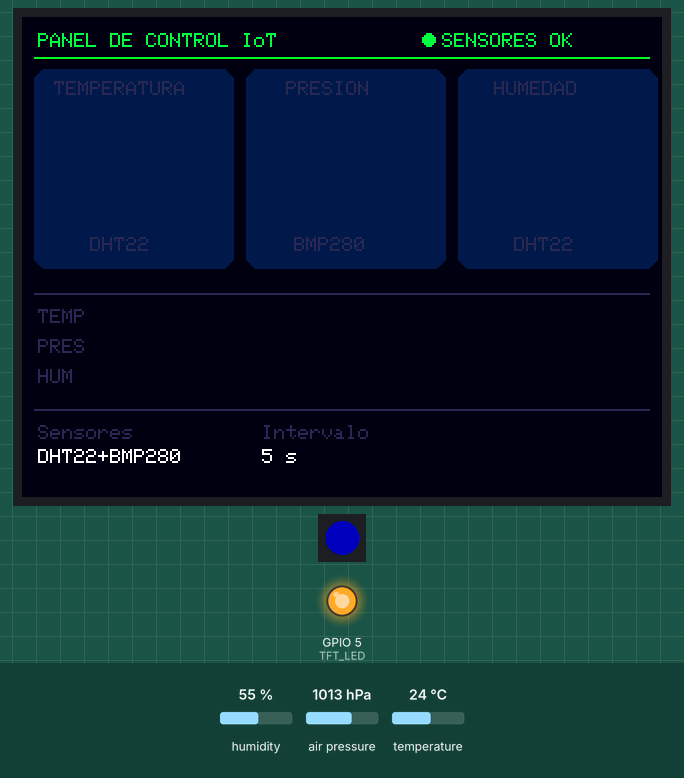
Simulated run of this sketch. Board: ESP32. Shown: 320×240 colour display, 1 RGB LEDs in strip order, left to right, output pins drawn as LEDs (lit = HIGH). The test bench sets the inputs (shaded band); at power-on: humidity 55 %, air pressure 1013 hPa, temperature 24 °C. Dim RGB values are drawn brighter than linear; the modem accepts every AT command (registered, SIM ready, sends succeed) and sends nothing else; what the sketch prints to the serial monitor is not drawn.

Above: at 1.3 s.
At 18.1 s:
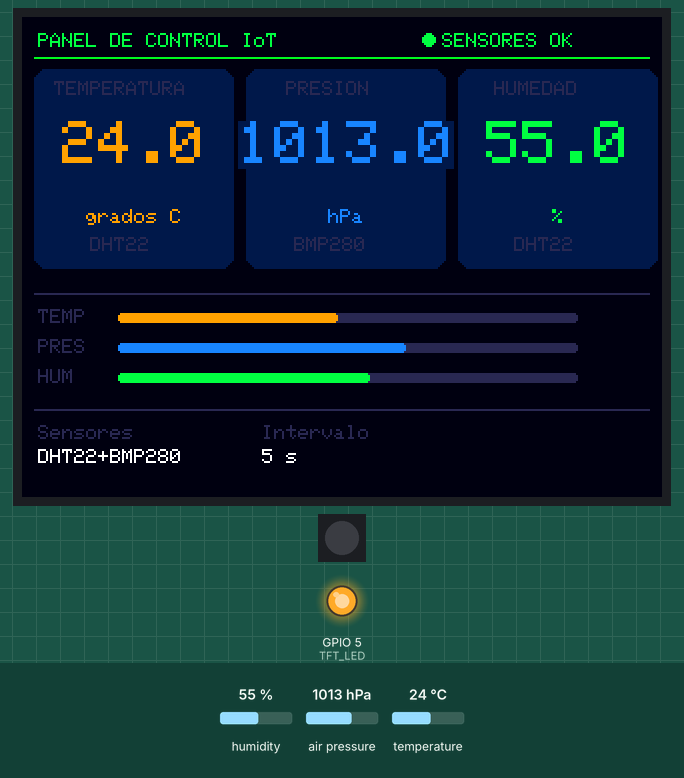
18.2 s: humidity set to 32 %
At 38.7 s:
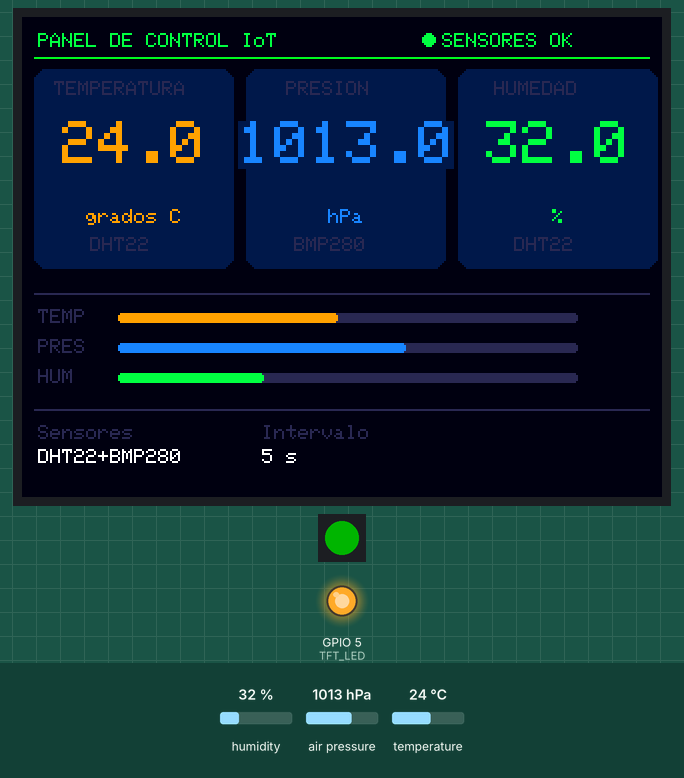
39.5 s: humidity set to 29 %
42.6 s: air pressure set to 1002 hPa
At 63.5 s:
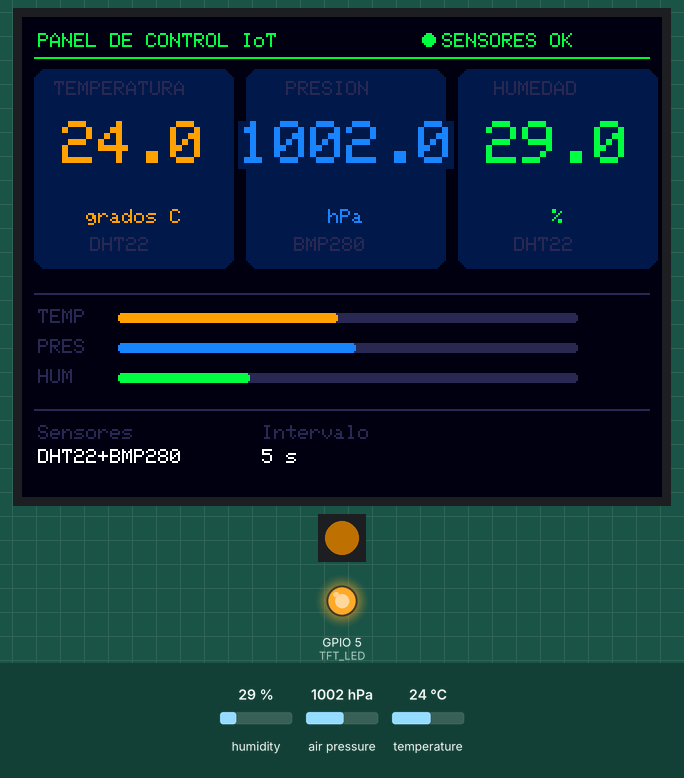
64.0 s: air pressure set to 998 hPa
67.0 s: temperature set to 12 °C
At 115.0 s:
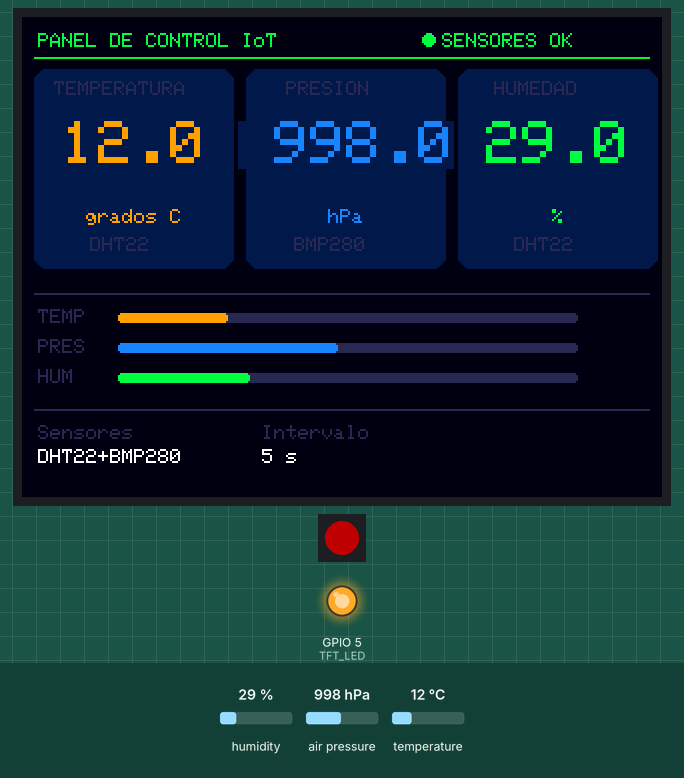
Timing chart, 0 to 116.1 s (numbered marks = the images above; inputs shaded):
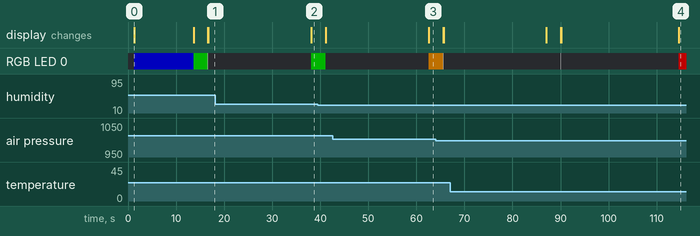

Measured:
- after the input at 18.2 s, the display: changes after 19.9 s (image 2)
- after the input at 42.6 s, the display: changes after 20.0 s (image 3)
- what the display in image 0 shows lasts 12.3 s, from 1.3 s to 13.6 s

The sketch:

SensorAmbientalLTE.ino
```cpp
#define TINY_GSM_MODEM_SIM7600
#include <TinyGsmClient.h>
#include "SPI.h"
#include "Adafruit_GFX.h"
#include "Adafruit_ILI9341.h"
#include <Wire.h>
#include <Adafruit_BMP280.h>
#include <DHT.h>
#include <Adafruit_NeoPixel.h>

// ---------- Pantalla TFT ----------
#define TFT_CS    10
#define TFT_DC    11
#define TFT_RST    9
#define TFT_MOSI  13
#define TFT_SCLK  12
#define TFT_MISO  -1
#define TFT_LED    5

Adafruit_ILI9341 tft = Adafruit_ILI9341(TFT_CS, TFT_DC, TFT_MOSI, TFT_SCLK, TFT_RST, TFT_MISO);

#define C_BG     0x0002
#define C_CARD   0x00C9
#define C_ACCENT 0x07E8
#define C_ORANGE 0xFD00
#define C_BLUE   0x1C3F
#define C_DIM    0x294A
#define C_LINE   0x07C4
#define C_WHITE  0xFFFF

// ---------- LED RGB ----------
#define LED_PIN 38
#define LED_NUM 1
Adafruit_NeoPixel led(LED_NUM, LED_PIN, NEO_GRB + NEO_KHZ800);

// ---------- DHT22 ----------
#define DHTPIN 21
#define DHTTYPE DHT22
DHT dht(DHTPIN, DHTTYPE);

// ---------- BMP280 ----------
#define I2C_SDA 1
#define I2C_SCL 42
Adafruit_BMP280 bmp;

// ---------- LTE ----------
HardwareSerial sim(1);
TinyGsm modem(sim);

const char apn[]     = "internet.comcel.com.co";
const char api_url[] = "https://x8etdro2r9.execute-api.us-east-2.amazonaws.com/sensor";
const char sms_num[] = "3023015100";

// ---------- Timers ----------
unsigned long ultimoEnvio    = 0;
unsigned long ultimoPantalla = 0;
unsigned long ledTimer       = 0;
unsigned long ultimoSMS_T    = 0;
unsigned long ultimoSMS_H    = 0;
unsigned long ultimoSMS_P    = 0;
bool          ledState       = false;
bool          bmp_ok         = false;

#define SMS_INTERVALO 600000UL

float prev_temp = -999, prev_hum = -999, prev_pres = -999;

// ---------- Struct GPS ----------
struct GPSData {
  float lat = 0, lon = 0, alt = 0;
  bool valido = false;
};

// ============================================================
//  LED
// ============================================================

void ledColor(uint8_t r, uint8_t g, uint8_t b) {
  led.setPixelColor(0, led.Color(r, g, b));
  led.show();
}
void ledApagar() { ledColor(0, 0, 0); }

void ledFlashBlanco() {
  ledColor(255, 255, 255);
  delay(80);
  ledApagar();
}

void ledEstado(float temp, float hum, float pres) {
  unsigned long ahora = millis();
  if (temp >= 35 || hum >= 85 || hum <= 20 || pres < 1000) {
    if (ahora - ledTimer >= 200) {
      ledTimer = ahora; ledState = !ledState;
      if (ledState) ledColor(255, 0, 0); else ledApagar();
    }
    return;
  }
  if (temp >= 28 || hum >= 70 || hum <= 30 || pres < 1005) {
    if (ahora - ledTimer >= 800) {
      ledTimer = ahora; ledState = !ledState;
      if (ledState) ledColor(255, 150, 0); else ledApagar();
    }
    return;
  }
  ledColor(0, 200, 0);
}

// ============================================================
//  PANTALLA
// ============================================================

void drawBar(int x, int y, int w, int h, float pct, uint16_t color) {
  tft.fillRoundRect(x, y, w, h, 2, C_DIM);
  int fill = constrain((int)(w * pct), 0, w);
  if (fill > 0) tft.fillRoundRect(x, y, fill, h, 2, color);
}

void dibujarEstatico() {
  tft.fillScreen(C_BG);
  tft.setTextColor(C_ACCENT);
  tft.setTextSize(1);
  tft.setCursor(8, 8);
  tft.print("PANEL DE CONTROL IoT");
  tft.fillCircle(203, 11, 3, C_ACCENT);
  tft.setCursor(210, 8);
  tft.print("SENSORES OK");
  tft.drawFastHLine(6, 20, 308, C_LINE);

  int xs[3] = {6, 112, 218};
  for (int i = 0; i < 3; i++)
    tft.fillRoundRect(xs[i], 26, 100, 100, 6, C_CARD);

  tft.setTextSize(1);
  tft.setTextColor(C_DIM, C_CARD);
  tft.setCursor(xs[0] + 10, 32); tft.print("TEMPERATURA");
  tft.setCursor(xs[1] + 20, 32); tft.print("PRESION");
  tft.setCursor(xs[2] + 18, 32); tft.print("HUMEDAD");
  tft.setCursor(xs[0] + 28, 110); tft.print("DHT22");
  tft.setCursor(xs[1] + 24, 110); tft.print("BMP280");
  tft.setCursor(xs[2] + 28, 110); tft.print("DHT22");

  tft.drawFastHLine(6, 138, 308, C_DIM);
  tft.setTextColor(C_DIM, C_BG);
  tft.setCursor(8,  146); tft.print("TEMP");
  tft.setCursor(8,  161); tft.print("PRES");
  tft.setCursor(8,  176); tft.print("HUM ");

  tft.drawFastHLine(6, 196, 308, C_DIM);
  tft.setTextColor(C_DIM, C_BG);
  tft.setCursor(8,   204); tft.print("Sensores");
  tft.setCursor(120, 204); tft.print("Intervalo");
  tft.setTextColor(C_WHITE, C_BG);
  tft.setCursor(8,   216); tft.print("DHT22+BMP280");
  tft.setCursor(120, 216); tft.print("5 s");
}

void actualizarTarjeta(int card_idx, const char* valor, const char* unidad, uint16_t color) {
  int xs[3] = {6, 112, 218};
  int cx = xs[card_idx] + 50;
  tft.fillRect(xs[card_idx] + 2, 44, 96, 62, C_CARD);
  tft.setTextSize(3);
  tft.setTextColor(color, C_CARD);
  int16_t x1, y1; uint16_t tw, th;
  tft.getTextBounds(valor, 0, 0, &x1, &y1, &tw, &th);
  tft.setCursor(cx - tw / 2, 52);
  tft.print(valor);
  tft.setTextSize(1);
  tft.setTextColor(color, C_CARD);
  tft.getTextBounds(unidad, 0, 0, &x1, &y1, &tw, &th);
  tft.setCursor(cx - tw / 2, 96);
  tft.print(unidad);
}

void actualizarBarras(float temp, float pres, float hum) {
  float pct_t = constrain(temp / 50.0, 0, 1);
  float pct_p = constrain((pres - 950.0) / 100.0, 0, 1);
  float pct_h = constrain(hum / 100.0, 0, 1);
  int bx = 48, bw = 230, bh = 5;
  drawBar(bx, 148, bw, bh, pct_t, C_ORANGE);
  drawBar(bx, 163, bw, bh, pct_p, C_BLUE);
  drawBar(bx, 178, bw, bh, pct_h, C_ACCENT);
}

void actualizarPantalla(float temp, float hum, float pres) {
  char buf[12];
  if (temp != prev_temp) {
    if (isnan(temp)) actualizarTarjeta(0, "ERR", "C", 0xF800);
    else { dtostrf(temp, 4, 1, buf); actualizarTarjeta(0, buf, "grados C", C_ORANGE); }
    prev_temp = temp;
  }
  if (pres != prev_pres) {
    if (isnan(pres)) actualizarTarjeta(1, "ERR", "hPa", 0xF800);
    else { dtostrf(pres, 6, 1, buf); actualizarTarjeta(1, buf, "hPa", C_BLUE); }
    prev_pres = pres;
  }
  if (hum != prev_hum) {
    if (isnan(hum)) actualizarTarjeta(2, "ERR", "%", 0xF800);
    else { dtostrf(hum, 4, 1, buf); actualizarTarjeta(2, buf, "%", C_ACCENT); }
    prev_hum = hum;
  }
  if (!isnan(temp) && !isnan(pres) && !isnan(hum))
    actualizarBarras(temp, pres, hum);
}

// ============================================================
//  HELPERS AT
// ============================================================

void leerRespuesta(int ms = 5000) {
  String resp = "";
  long t = millis();
  while (millis() - t < ms) {
    while (sim.available()) {
      char c = sim.read();
      Serial.write(c);
      resp += c;
      if (resp.endsWith("OK\r\n") || resp.endsWith("ERROR\r\n")) {
        delay(50);
        while (sim.available()) Serial.write(sim.read());
        return;
      }
    }
  }
}

void enviar(const String& cmd, int ms = 5000) {
  Serial.println("\n>> " + cmd);
  sim.println(cmd);
  leerRespuesta(ms);
}

// ============================================================
//  SMS
// ============================================================

void enviarSMS(const String& mensaje) {
  Serial.println("\n=== Enviando SMS ===");
  Serial.println(mensaje);
  sim.println("AT+CMGF=1");
  leerRespuesta(3000);
  String cmd = "AT+CMGS=\""; cmd += sms_num; cmd += "\"";
  sim.println(cmd);
  leerRespuesta(3000);
  sim.print(mensaje);
  sim.write(26);
  leerRespuesta(10000);
  Serial.println("=== SMS enviado ===");
}

void verificarAlertas(float temp, float hum, float pres) {
  unsigned long ahora = millis();
  if (temp >= 35 && (ultimoSMS_T == 0 || ahora - ultimoSMS_T >= SMS_INTERVALO)) {
    ultimoSMS_T = ahora;
    String msg = "ALERTA SENSOR: Temperatura alta ";
    msg += String(temp, 1); msg += "C | Hum: ";
    msg += String(hum, 1); msg += "% | Pres: ";
    msg += String(pres, 1); msg += " hPa";
    enviarSMS(msg);
  }
  if ((hum >= 85 || hum <= 20) && (ultimoSMS_H == 0 || ahora - ultimoSMS_H >= SMS_INTERVALO)) {
    ultimoSMS_H = ahora;
    String msg = "ALERTA SENSOR: Humedad fuera de rango ";
    msg += String(hum, 1); msg += "% | Temp: ";
    msg += String(temp, 1); msg += "C";
    enviarSMS(msg);
  }
  if (pres < 1000 && (ultimoSMS_P == 0 || ahora - ultimoSMS_P >= SMS_INTERVALO)) {
    ultimoSMS_P = ahora;
    String msg = "ALERTA SENSOR: Presion baja ";
    msg += String(pres, 1); msg += " hPa | Temp: ";
    msg += String(temp, 1); msg += "C";
    enviarSMS(msg);
  }
}

// ============================================================
//  GPS
// ============================================================

GPSData leerGPS() {
  GPSData gps;
  sim.println("AT+CGNSSINFO");
  String resp = "";
  long t = millis();
  while (millis() - t < 3000)
    while (sim.available()) resp += (char)sim.read();

  int idx = resp.indexOf("+CGNSSINFO:");
  if (idx == -1) return gps;
  String data = resp.substring(idx + 12);
  if (data.startsWith(",,,")) return gps;

  int campos[14]; campos[0] = 0; int campo = 1;
  for (int i = 0; i < (int)data.length() && campo < 14; i++)
    if (data[i] == ',') campos[campo++] = i + 1;

  String latStr = data.substring(campos[5],  data.indexOf(',', campos[5]));
  String latDir = data.substring(campos[6],  data.indexOf(',', campos[6]));
  String lonStr = data.substring(campos[7],  data.indexOf(',', campos[7]));
  String lonDir = data.substring(campos[8],  data.indexOf(',', campos[8]));
  String altStr = data.substring(campos[11], data.indexOf(',', campos[11]));

  if (latStr.length() < 3) return gps;
  gps.lat = latStr.toFloat();
  gps.lon = lonStr.toFloat();
  gps.alt = altStr.toFloat();
  if (latDir == "S") gps.lat = -gps.lat;
  if (lonDir == "W") gps.lon = -gps.lon;
  gps.valido = true;
  return gps;
}

// ============================================================
//  ENVIAR A AWS
// ============================================================

void enviarAWS(const String& payload) {
  Serial.println("\n--- Enviando a AWS ---");
  Serial.println(payload);
  ledFlashBlanco();

  enviar("AT+HTTPINIT");
  enviar(String("AT+HTTPPARA=\"URL\",\"") + api_url + "\"");
  enviar("AT+HTTPPARA=\"CONTENT\",\"application/json\"");
  enviar("AT+HTTPPARA=\"SSLCFG\",0");

  int payloadLen = payload.length();
  sim.println("AT+HTTPDATA=" + String(payloadLen) + ",5000");
  String resp = ""; long t = millis(); bool enviado = false;
  while (millis() - t < 5000) {
    while (sim.available()) {
      char c = sim.read(); Serial.write(c); resp += c;
      if (resp.endsWith("DOWNLOAD")) {
        delay(100); sim.print(payload);
        Serial.println("\n[payload enviado]");
        leerRespuesta(3000); enviado = true; goto done;
      }
    }
  }
  done:
  if (!enviado) { enviar("AT+HTTPTERM"); return; }
  enviar("AT+HTTPACTION=1", 15000);
  leerRespuesta(3000);
  enviar("AT+HTTPTERM");
}

// ============================================================
//  SETUP
// ============================================================

void setup() {
  Serial.begin(115200);
  delay(1000);

  // 1. BMP280 PRIMERO antes de la pantalla
  Wire.begin(I2C_SDA, I2C_SCL);
  bmp_ok = bmp.begin(0x76);
  if (!bmp_ok) bmp_ok = bmp.begin(0x77);
  if (bmp_ok) {
    bmp.setSampling(Adafruit_BMP280::MODE_NORMAL,
                    Adafruit_BMP280::SAMPLING_X2,
                    Adafruit_BMP280::SAMPLING_X16,
                    Adafruit_BMP280::FILTER_X16,
                    Adafruit_BMP280::STANDBY_MS_500);
    Serial.println("BMP280 OK");
  } else {
    Serial.println("BMP280 no encontrado");
  }

  // 2. Pantalla después del BMP280
  pinMode(TFT_LED, OUTPUT);
  digitalWrite(TFT_LED, HIGH);
  tft.begin(24000000);
  tft.setRotation(1);
  dibujarEstatico();

  // 3. LED
  led.begin();
  led.setBrightness(80);
  ledColor(0, 0, 255);

  // 4. DHT22
  dht.begin();
  delay(2000);

  // 5. LTE
  sim.begin(115200, SERIAL_8N1, 17, 18);
  Serial.println("Iniciando modem...");
  modem.restart();
  delay(8000);

  Serial.println("Conectando LTE...");
  if (!modem.gprsConnect(apn, "", "")) {
    Serial.println("[ERROR] Fallo LTE");
    ledColor(255, 0, 0);
    while (1);
  }
  Serial.println("LTE OK");

  enviar("AT+CSSLCFG=\"sslversion\",0,3");
  enviar("AT+CSSLCFG=\"authmode\",0,0");
  enviar("AT+CSSLCFG=\"ignorelocaltime\",0,1");
  enviar("AT+CGNSSPWR=1");
  delay(2000);

  // 6. Redibujar pantalla después del LTE
  dibujarEstatico();

  Serial.println("Listo!");
  ledApagar();
}

// ============================================================
//  LOOP
// ============================================================

void loop() {
  float humedad     = dht.readHumidity();
  float temperatura = dht.readTemperature();
  float presion     = bmp_ok ? bmp.readPressure() / 100.0F : NAN;

  if (!isnan(humedad) && !isnan(temperatura))
    ledEstado(temperatura, humedad, presion);

  if (millis() - ultimoPantalla > 2000) {
    ultimoPantalla = millis();
    actualizarPantalla(temperatura, humedad, presion);
  }

  if (millis() - ultimoEnvio > 5000) {
    ultimoEnvio = millis();

    if (isnan(humedad) || isnan(temperatura)) {
      Serial.println("[ERROR] DHT22 sin lectura");
      return;
    }

    GPSData gps = leerGPS();

    String payload = "{";
    payload += "\"temperatura\":" + String(temperatura, 2);
    payload += ",\"humedad\":"    + String(humedad, 2);
    payload += ",\"presion\":"    + String(presion, 2);
    if (gps.valido) {
      payload += ",\"lat\":"     + String(gps.lat, 6);
      payload += ",\"lon\":"     + String(gps.lon, 6);
      payload += ",\"altitud\":" + String(gps.alt, 1);
    }
    payload += "}";

    enviarAWS(payload);
    verificarAlertas(temperatura, humedad, presion);
    Serial.println("------------------");
  }
}
```
